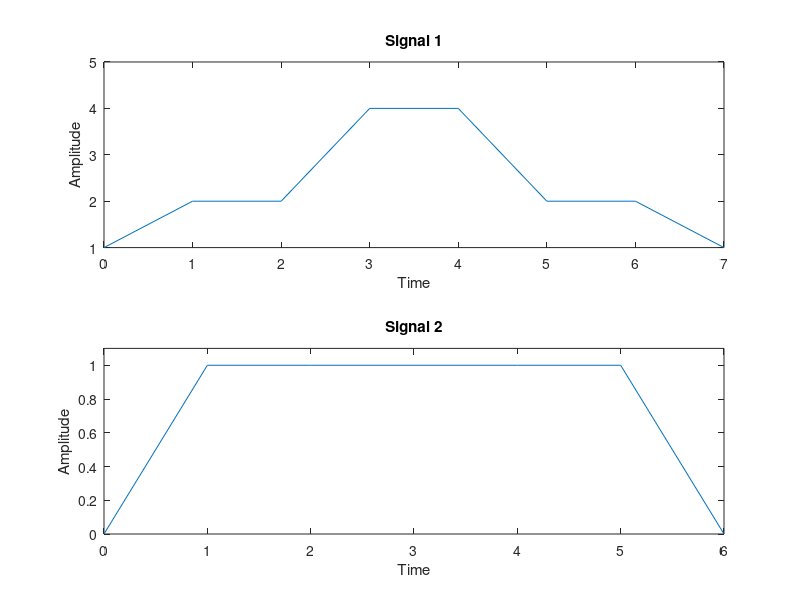

Reproduce this figure in MATLAB.
clc;
clear all;
close all;

t=0:1:7;
u = [ones(1,1).*1 ones(1,2).*2 ones(1,1).*4 ones(1,1).*4 ones(1,2).*2 ones(1,1)];
subplot(2,1,1);
plot(t,u);
xlabel('Time');
ylabel('Amplitude');
title('Signal 1');
xlim=([0, 8]);
ylim([1, 5]);

t=0:1:6;
u1 = [zeros(1,1) ones(1,5) zeros(1,1)];
subplot(2,1,2);
plot(t,u1);
xlabel('Time');
ylabel('Amplitude');
title('Signal 2');
xlim=([-0, 7]);
ylim([0, 1.1]);
